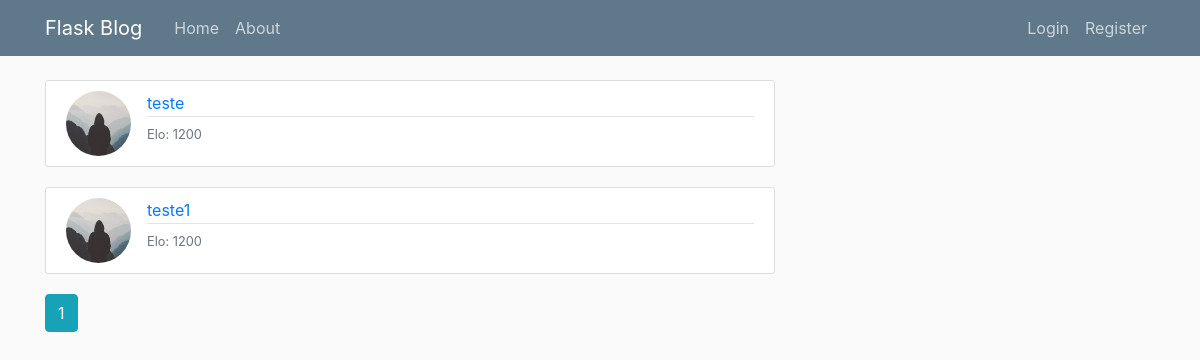
The page /home on the database its author committed.
### flaskproject/models.py (models this page shows, shortened)
class User(db.Model, UserMixin):
    id = db.Column(db.Integer, primary_key=True)
    username = db.Column(db.String(20), unique=True, nullable=False)
    email = db.Column(db.String(120), unique=True, nullable=False)
    image_file = db.Column(db.String(20), nullable=False, default="default.jpg")
    password = db.Column(db.String(60), nullable=False)
    elo = db.Column(db.Float, default=1200, nullable=False)
    games = db.relationship(
        "Game",
        secondary=game_players,
        lazy="dynamic",
        backref=db.backref("players", lazy="dynamic"),
    )
    date_created = db.Column(db.DateTime, nullable=False, default=datetime.utcnow)

### flaskproject/main/routes.py (the view)
@main.route("/")
@main.route("/home")
def home():
    page = request.args.get("page", 1, type=int)
    users = User.query.order_by(User.elo.desc()).paginate(page=page, per_page=5)
    return render_template("home.html", users=users)

### flaskproject/templates/home.html
{% extends "layout.html" %}
{% block content %}
	{% for user in users.items %}
		<article class="media content-section">
			<img class = "rounded-circle article-img" src=" {{ url_for('static', filename = 'profile_pics/' + user.image_file)}}">
		  <div class="media-body">
		    <div class="article-metadata">
				<a class="mr-2" href="{{url_for('games.match_history',user_id = user.id, which = 'all')}} ">{{ user.username }}</a>
		    </div>
              <small class="text-muted">Elo: {{ user.elo|int }}</small>
		  </div>
		</article>
	{% endfor %}
	{% for page_num in users.iter_pages(left_edge = 1, right_edge = 1, left_current = 1, right_current = 2) %}
		{% if page_num %}
			{% if users.page == page_num %}
				<a class = "btn btn-info mb-4" href=" {{url_for('main.home',page = page_num)}}">{{ page_num }} </a>
			{% else %}
				<a class = "btn btn-outline-info mb-4" href=" {{url_for('main.home',page = page_num)}}">{{ page_num }} </a>
			{% endif %}
		{% else %}
			...
		{% endif %}
	{%endfor%}
{% endblock content %}

### flaskproject/static/main.css (style rules this page uses)
body { background: #fafafa; color: #333333; margin-top: 5rem; }
.content-section { background: #ffffff; padding: 10px 20px; border: 1px solid #dddddd; border-radius: 3px; margin-bottom: 20px; }
.article-img { height: 65px; width: 65px; margin-right: 16px; }
.article-metadata { padding-bottom: 1px; margin-bottom: 4px; border-bottom: 1px solid #e3e3e3 }

### rows shown on the page
User: image_file (placeholder picture), username "teste", elo "1200"
User: image_file (placeholder picture), username "teste1", elo "1200"

### other values the page prints
{{ page_num }} "1"
